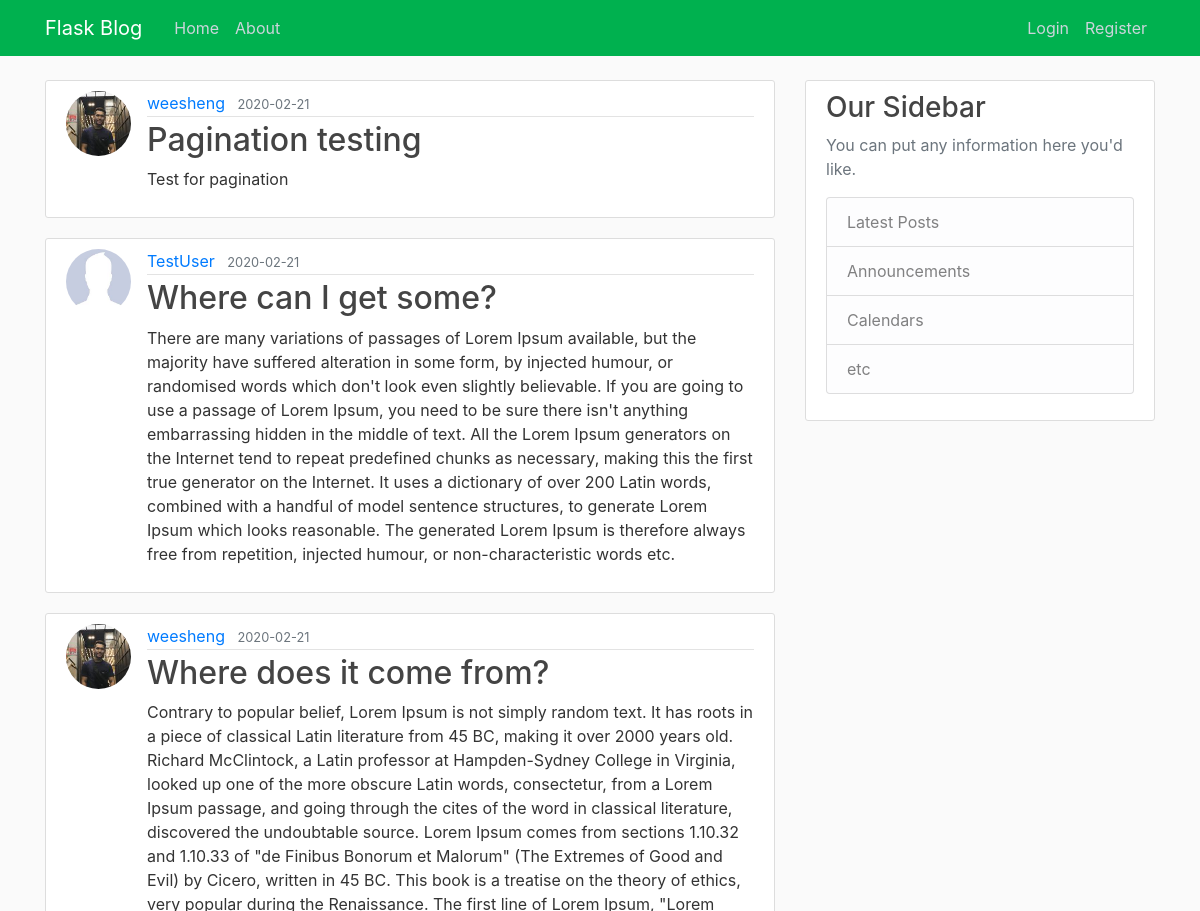
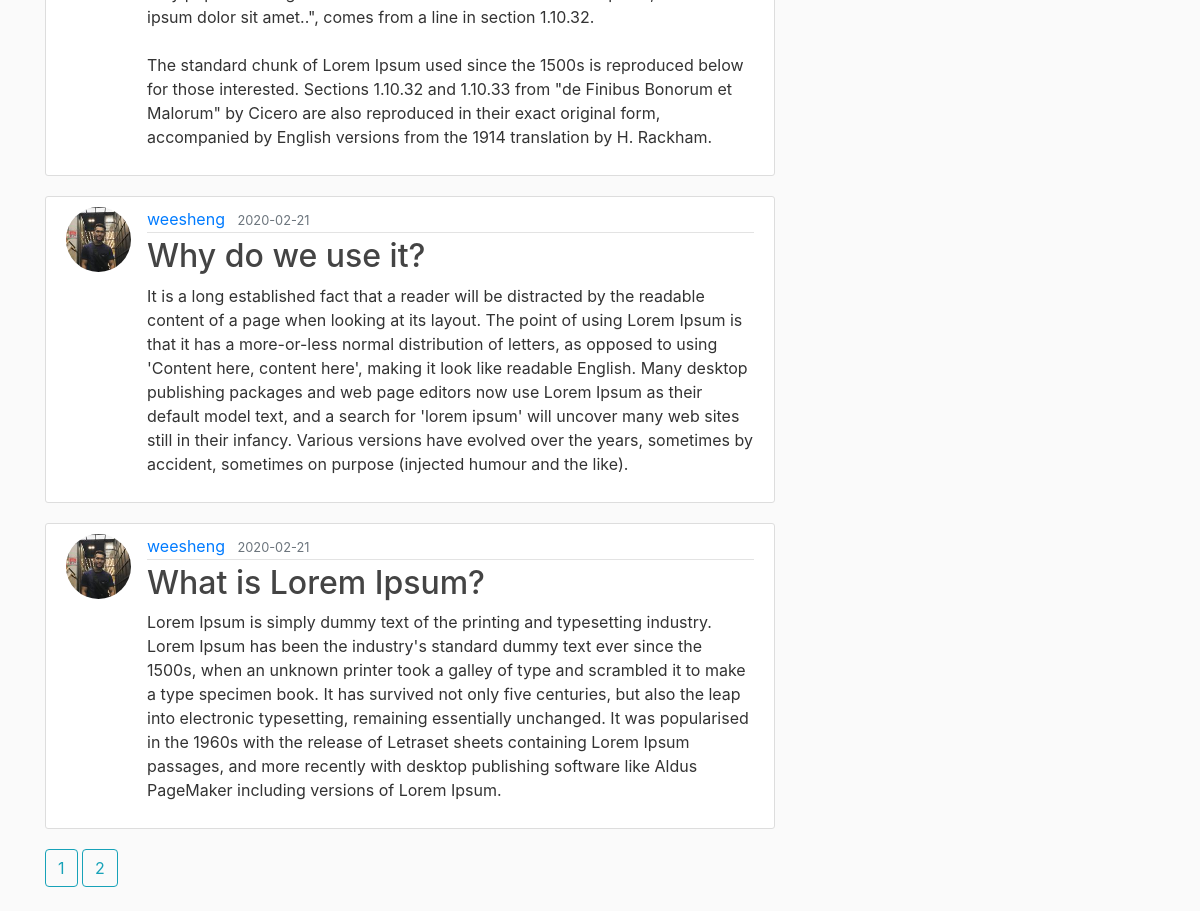
Page /home on the earlier database version (2 pictures, top to bottom).
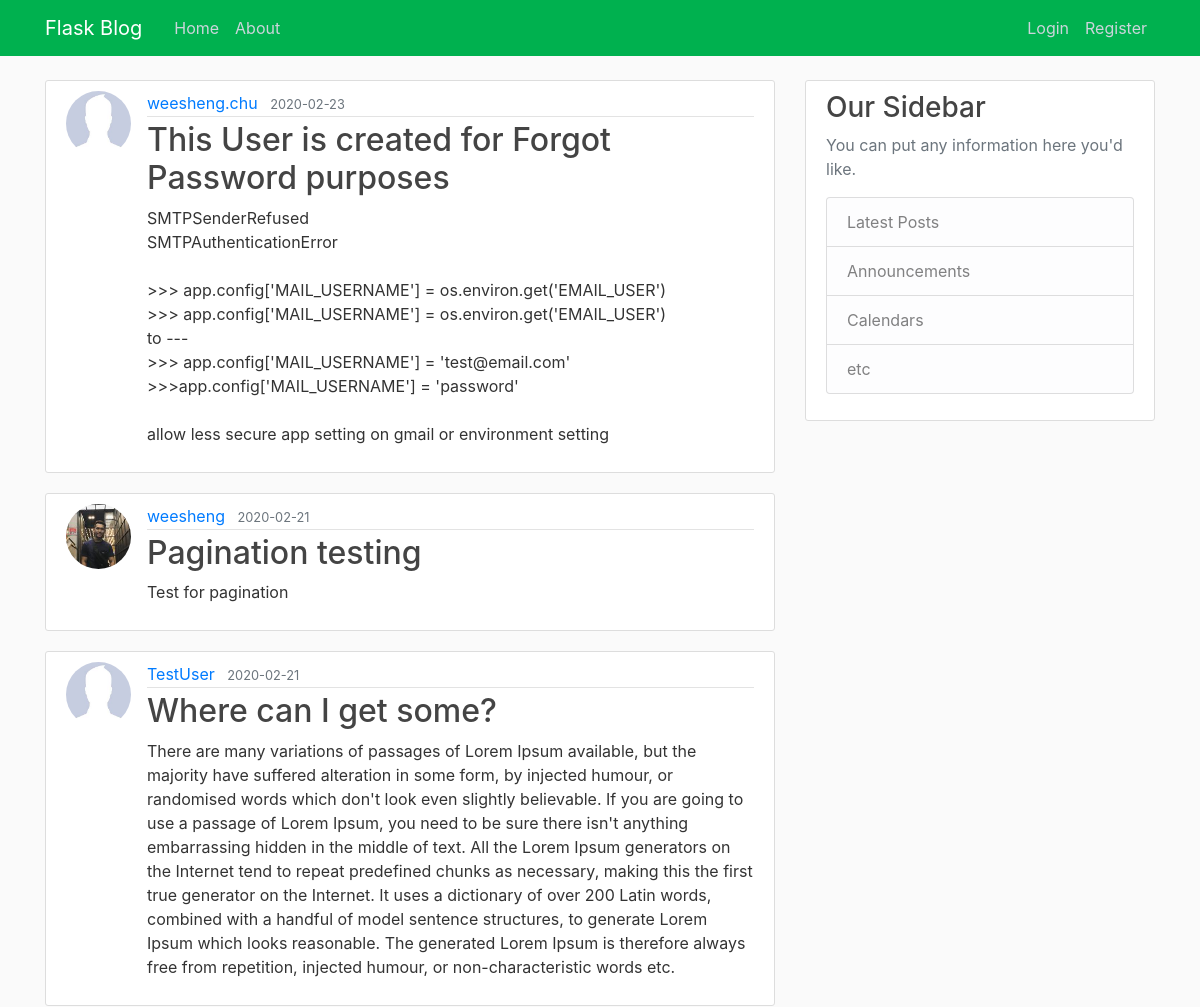
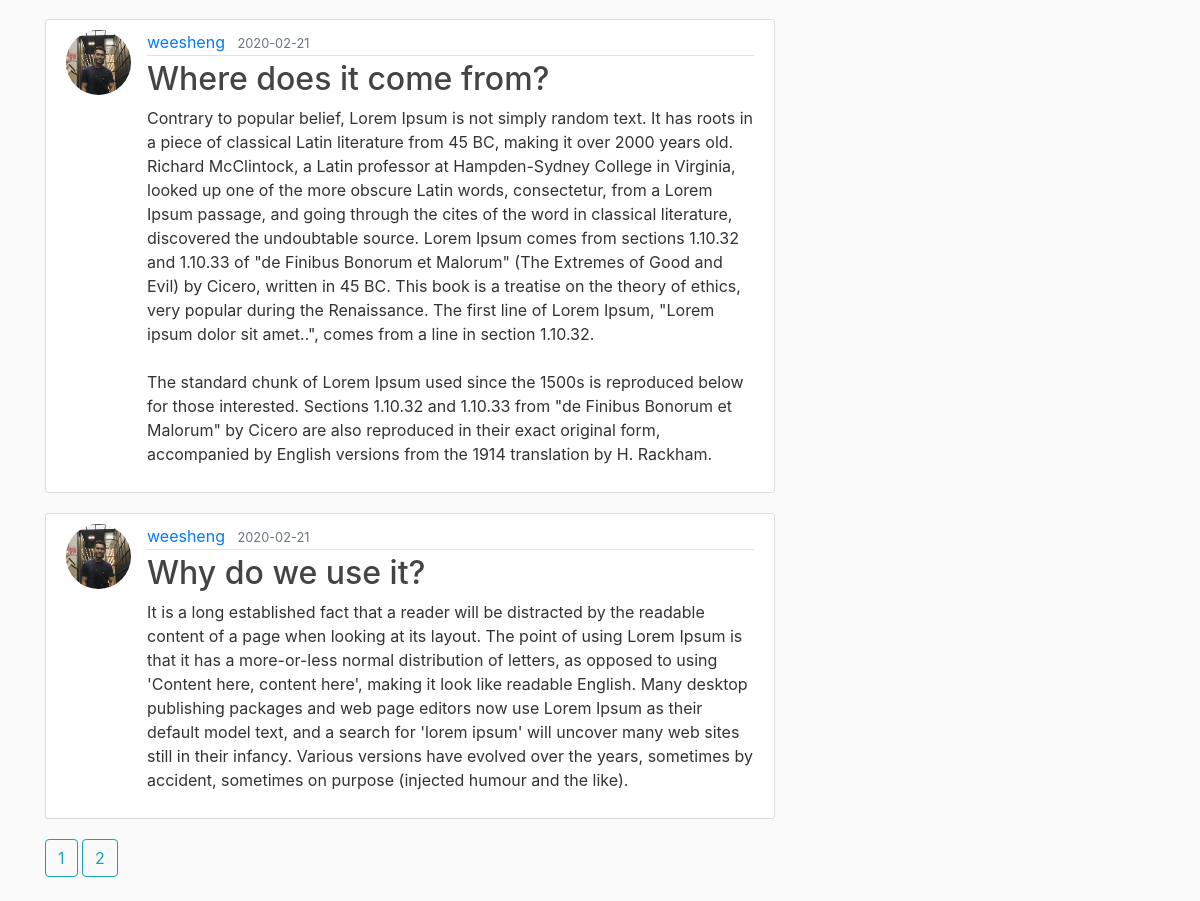
Same page on the later database version (2 pictures, top to bottom).
### flaskblog/models.py (models this page shows, shortened)
class Post(db.Model):
    id = db.Column(db.Integer, primary_key=True)
    title = db.Column(db.String(100), nullable=False)
    date_posted = db.Column(db.DateTime, nullable=False,
                            default=datetime.utcnow)
    content = db.Column(db.Text, nullable=False)
    user_id = db.Column(db.Integer, db.ForeignKey('user.id'), nullable=False)

class User(db.Model, UserMixin):
    id = db.Column(db.Integer, primary_key=True)
    username = db.Column(db.String(20), unique=True, nullable=False)
    email = db.Column(db.String(120), unique=True, nullable=False)
    image_file = db.Column(db.String(20), nullable=False,
                           default='default.jpg')
    password = db.Column(db.String(60), nullable=False)
    posts = db.relationship('Post', backref='author', lazy=True)

### flaskblog/routes.py (the view)
@app.route('/')
@app.route('/home')
def home():
    page = request.args.get('page', 1, type=int)
    posts = Post.query.order_by(
        Post.date_posted.desc()).paginate(page=page, per_page=5)
    return render_template('home.html', posts=posts)

### flaskblog/templates/home.html
{% extends "layout.html" %}
{% block content %}
{% for post in posts.items %}
<article class="media content-section">
  <img class="rounded-circle article-img"
    src="{{ url_for('static', filename='profile_pics/' + post.author.image_file) }}" />
  <div class="media-body">
    <div class="article-metadata">
      <a class="mr-2" href="{{ url_for('user_posts', username=post.author.username )}}">{{ post.author.username }}</a>
      <small class="text-muted">{{ post.date_posted.strftime('%Y-%m-%d') }}</small>
    </div>
    <h2>
      <a class="article-title" href="{{ url_for('post', post_id=post.id) }}">{{ post.title }}</a>
    </h2>
    <p class="article-content">{{ post.content }}</p>
  </div>
</article>
{% endfor %}
{% for page_num in posts.iter_pages(left_edge=1, right_edge=1, left_current=1, right_current=2) %}
{% if page_num %}
{% if posts.page == page_num %}
<a class="btn btn-outline-info mb-4" href="{{url_for('home', page=page_num)}}">{{ page_num }}</a>
{% else %}
<a class="btn btn-outline-info mb-4" href="{{url_for('home', page=page_num)}}">{{ page_num }}</a>
{% endif %}
{% else %}
...
{% endif %}
{% endfor %}
{% endblock content %}

### flaskblog/templates/layout.html (shortened to what this page needs)
<!DOCTYPE html>
<html>
<head>
    <link rel="stylesheet" href="https://maxcdn.bootstrapcdn.com/bootstrap/4.0.0/css/bootstrap.min.css">
    <link rel="stylesheet" type="text/css" href="{{ url_for('static', filename='main.css') }}">
</head>
<body>
    <header class="site-header">
      <nav class="navbar navbar-expand-md navbar-dark bg-steel fixed-top">
        <div class="container">
          <a class="navbar-brand mr-4" href="/">Flask Blog</a>
          <div class="collapse navbar-collapse" id="navbarToggle">
            <div class="navbar-nav mr-auto">
              <a class="nav-item nav-link" href="{{ url_for('home') }}">Home</a>
              <a class="nav-item nav-link" href="{{ url_for('about') }}">About</a>
            </div>
            <div class="navbar-nav">
            {% if current_user.is_authenticated %}
            <a class="nav-item nav-link" href="{{ url_for('new_post') }}">New Post</a>
            <a class="nav-item nav-link" href="{{ url_for('account') }}">Account</a>
            <a class="nav-item nav-link" href="{{ url_for('logout') }}">Logout</a>
            {% else %}
              <a class="nav-item nav-link" href="{{ url_for('login') }}">Login</a>
              <a class="nav-item nav-link" href="{{ url_for('register') }}">Register</a>
            {% endif %}
            </div>
          </div>
        </div>
      </nav>
    </header>
    <main role="main" class="container">
      <div class="row">
        <div class="col-md-8">
          {% block content %}{% endblock %}
        </div>
        <div class="col-md-4">
          <div class="content-section">
            <h3>Our Sidebar</h3>
            <p class='text-muted'>You can put any information here you'd like.
              <ul class="list-group">
                <li class="list-group-item list-group-item-light">Latest Posts</li>
                <li class="list-group-item list-group-item-light">Announcements</li>
                <li class="list-group-item list-group-item-light">Calendars</li>
                <li class="list-group-item list-group-item-light">etc</li>
              </ul>
            </p>
          </div>
        </div>
      </div>
    </main>
</body>
</html>

### flaskblog/static/main.css (style rules this page uses)
body { background: #fafafa; color: #333333; margin-top: 5rem; }
h1, h2, h3, h4, h5, h6 { color: #444444; }
.bg-steel { background-color: #00b14f; }
.site-header .navbar-nav .nav-link { color: #cbd5db; }
.content-section { background: #ffffff; padding: 10px 20px; border: 1px solid #dddddd; border-radius: 3px; margin-bottom: 20px; }
.article-title { color: #444444; }
.article-content { white-space: pre-line; }
.article-img { height: 65px; width: 65px; margin-right: 16px; }
.article-metadata { padding-bottom: 1px; margin-bottom: 4px; border-bottom: 1px solid #e3e3e3; }

Differences in the rows shown:
no longer on this page (row unchanged): Post: image_file (picture), author.username "weesheng", date_posted "2020-02-21", title "What is Lorem Ipsum?", content "Lorem Ipsum is simply dummy text of the printing and typesetting industry. Lorem Ipsum has been the industry's standard dummy text ever since the 1500s, when an unknown printer took a galley of type and scrambled it to make a type specimen book. It has survived not only five centuries, but also the leap into electronic typesetting, remaining essentially unchanged. It was popularised in the 1960s with the release of Letraset sheets containing Lorem Ipsum passages, and more recently with desktop publishing software like Aldus PageMaker including versions of Lorem Ipsum."
added Post: image_file (placeholder picture), author.username "weesheng.chu", date_posted "2020-02-23", title "This User is created for Forgot Password purposes", content "SMTPSenderRefused SMTPAuthenticationError >>> app.config['MAIL_USERNAME'] = os.environ.get('EMAIL_USER') >>> app.config['MAIL_USERNAME'] = os.environ.get('EMAIL_USER') to --- >>> app.config['MAIL_USERNAME'] = 'test@email.com' >>>app.config['MAIL_USERNAME'] = 'password' allow less secure app setting on gmail or environment setting"
